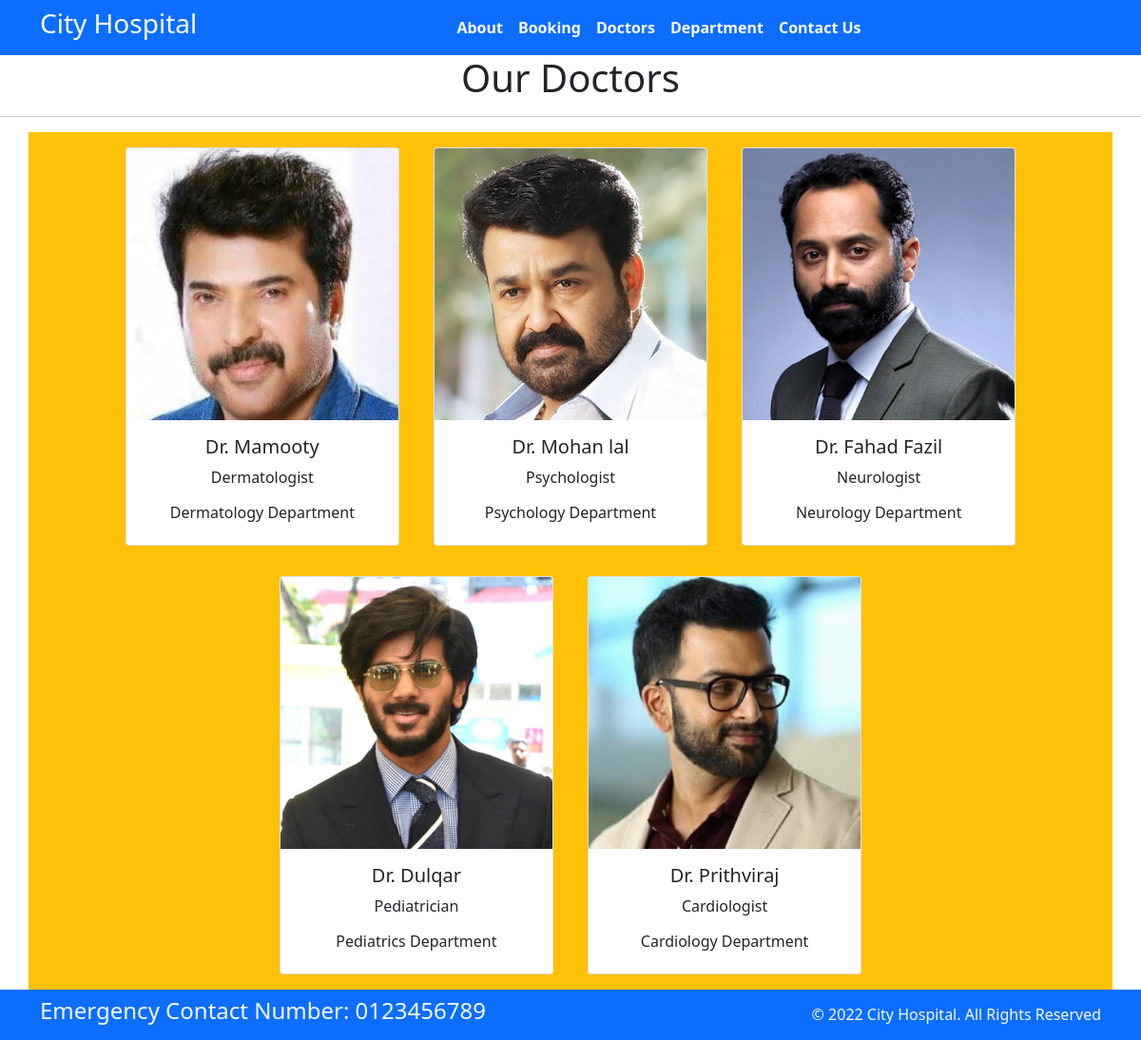
The app's page /doctors/ with its own data.
### home/models.py (models this page shows, shortened)
class Doctors(models.Model):
    doc_name = models.CharField(max_length=255)
    doc_spec = models.CharField(max_length=255)
    dep_name = models.ForeignKey(Departments, on_delete=models.CASCADE)
    doc_image = models.ImageField(upload_to='doctors')

class Departments(models.Model):
    dep_name = models.CharField(max_length=100)
    dep_description = models.TextField()
    def __str__(self):
        return self.dep_name

### home/views.py (the view)
# urls.py: path('doctors/', views.doctors,name='doctors'),
def doctors (request):
    dict_docs = {
        'doctors' : Doctors.objects.all()
    }
    return render(request, 'doctors.html', dict_docs)

### templates/doctors.html (shortened to what this page needs)
{% extends "base.html" %}
{% block content%}
<h1 class="text-center">Our Doctors  </h1>
<hr>
<div class="container text-center bg-warning">
    {% for d in doctors %}
    <div class="card text-center mx-3 my-3" style="width: 18rem; display:inline-block">
        <img src="{{d.doc_image.url}}" class="card-img-top" alt="...">
        <div class="card-body">
          <h5 class="card-title">Dr. {{d.doc_name}}</h5>
          <p class="card-text">{{d.doc_spec}}</p>
          <h6>{{d.dep_name}} Department</h6>
        </div>
      </div>
    {% endfor %}
</div>
{% endblock %}

### templates/base.html (shortened to what this page needs)
{% load static %}
<!DOCTYPE html>
<html>
  <head>
    <link rel="stylesheet"
      href=" https://cdn.jsdelivr.net/npm/bootstrap@5.1.3/dist/css/bootstrap.min.css ">
    <link rel="stylesheet"
      href="https://use.fontawesome.com/releases/v5.2.0/css/all.css">
      <link rel="stylesheet"
      href="{% static 'css/style.css'%}">
  </head>
  <body>
    <nav class="navbar bg-primary navbar-expand-md ">
      <div class="container">
        <div class="col-2 text-left pl-md-0" >
          <h3 class="text-white"> City Hospital </h3>
        </div>
        <div
          class="collapse navbar-collapse justify-content-center col-md-8 navbar-collapse-3">
          <ul class="navbar-nav justify-content-center  fw-bold">
            <li class="nav-item">
              <a class="nav-link text-white" href="{% url 'about'%}">About</a>
            </li>
            <li class="nav-item">
              <a class="nav-link text-white" href="{% url 'booking'%}">Booking</a>
            </li>
            <li class="nav-item">
              <a class="nav-link text-white" href="{% url 'doctors'%}">Doctors</a>
            </li>
			 <li class="nav-item">
              <a class="nav-link text-white" href="{% url 'department'%}">Department</a>
            </li>
            <li class="nav-item">
              <a class="nav-link text-white" href="{% url 'contact'%}">Contact Us</a>
            </li>
          </ul>
        </div>
      </div>
    </nav>
    {% block content%}{% endblock %}
    <section >
      <footer class="pt-2 pb-2  bg-primary text-light">
        <div class="container">
          <div class="row align-items-center">
            <div class="col-12 col-md-8">
              <h4>Emergency Contact Number: 0123456789</h4>
            </div>
            <div class="col-12 col-md-4 mt-4 mt-md-0 text-center text-md-end">
              © 2022 City Hospital. All Rights Reserved
            </div>
          </div>
        </div>
      </footer>
    </section>
  </body>
</html>

### records on screen
Doctors: doc_image (picture), doc_name "Mamooty", doc_spec "Dermatologist", dep_name "Dermatology"
Doctors: doc_image (picture), doc_name "Mohan lal", doc_spec "Psychologist", dep_name "Psychology"
Doctors: doc_image (picture), doc_name "Fahad Fazil", doc_spec "Neurologist", dep_name "Neurology"
Doctors: doc_image (picture), doc_name "Dulqar", doc_spec "Pediatrician", dep_name "Pediatrics"
Doctors: doc_image (picture), doc_name "Prithviraj", doc_spec "Cardiologist", dep_name "Cardiology"
